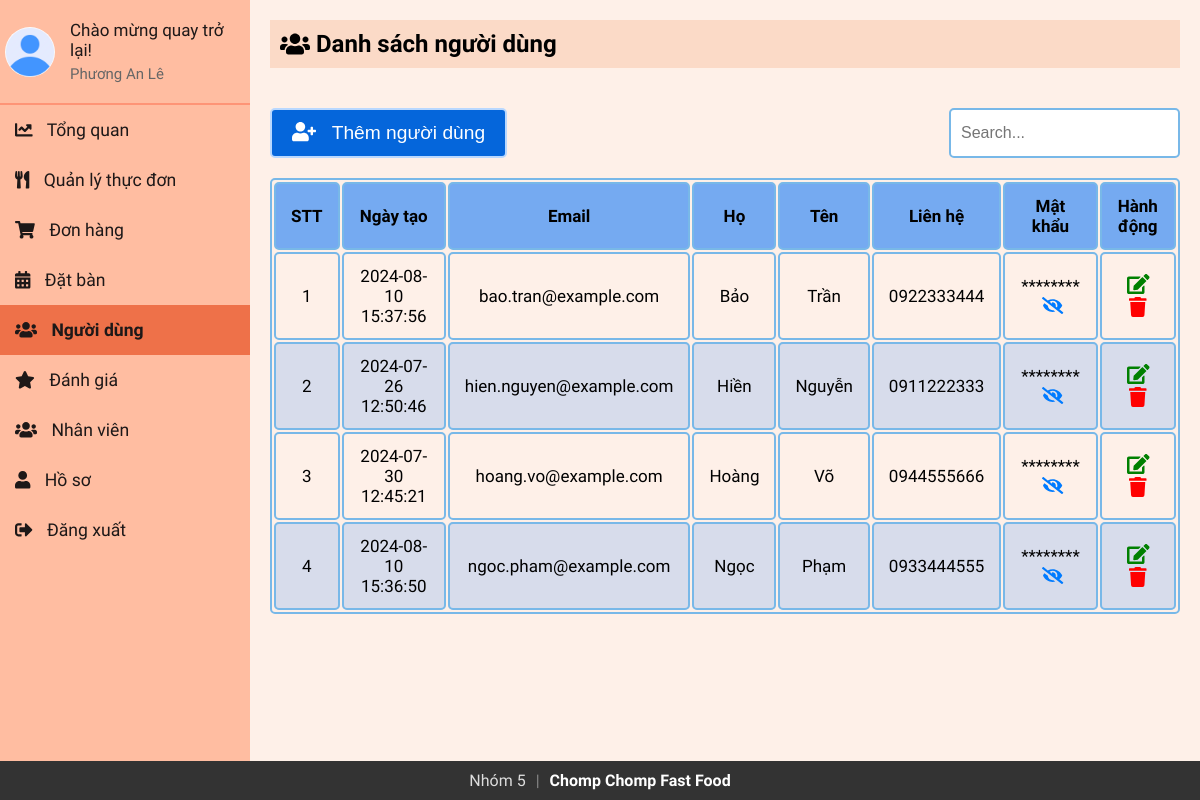
Page /Admin/users.php (signed in) on the committed database.
### tables this page shows
CREATE TABLE `staff` (
  `id` int(11) NOT NULL,
  `firstName` varchar(50) NOT NULL,
  `lastName` varchar(50) NOT NULL,
  `email` varchar(100) NOT NULL,
  `contact` varchar(15) DEFAULT NULL,
  `role` enum('superadmin','admin','delivery boy','waiter') NOT NULL,
  `password` varchar(255) NOT NULL,
  `createdAt` timestamp NOT NULL DEFAULT current_timestamp(),
  `updatedAt` timestamp NOT NULL DEFAULT current_timestamp() ON UPDATE current_timestamp(),
  `profile_image` varchar(255) NOT NULL DEFAULT 'default.jpg'
);

CREATE TABLE `users` (
  `email` varchar(255) NOT NULL,
  `firstName` varchar(255) NOT NULL,
  `lastName` varchar(255) NOT NULL,
  `contact` varchar(10) NOT NULL,
  `password` varchar(20) NOT NULL,
  `dateCreated` timestamp NOT NULL DEFAULT current_timestamp(),
  `profile_image` varchar(255) NOT NULL DEFAULT 'default.jpg'
);

### Admin/sidebar.php (called while the page is built, shortened)
<?php
include 'db_connection.php';
$admin_email = isset($_SESSION['email']) ? $_SESSION['email'] : '';
function getAdminInfo($email)
{
  global $conn;
  $stmt = $conn->prepare("SELECT firstName, lastName, email, profile_image FROM staff WHERE email = ?");
  $stmt->bind_param("s", $email);
  $stmt->execute();
  $stmt->bind_result($firstName, $lastName, $email,  $profile_image);
  return [
    'firstName' => $firstName ?: '',
    'lastName' => $lastName ?: '',
    'email' => $email ?: '',
    'profile_image' => $profile_image ?: 'default.jpg'
  ];
}
$admin_info = getAdminInfo($admin_email);
?>

### Admin/users.php (the view, shortened to what this page needs)
<?php
include 'db_connection.php';
$search = '';
?>
<?php
include 'sidebar.php';
?>
<!DOCTYPE html>
<html lang="en">
<head>
  <link rel="stylesheet" href="https://cdnjs.cloudflare.com/ajax/libs/font-awesome/5.15.3/css/all.min.css">
  <link rel="stylesheet" href="admin_user.css">
  <link rel="stylesheet" href="sidebar.css">
</head>
<body>
  <div class="sidebar">
    <div class="profile-section">
      <img src="../uploads/<?php echo htmlspecialchars($admin_info['profile_image']); ?>" alt="Profile Picture">
      <div class="info">
        <h3>Chào mừng quay trở lại!</h3>
        <p><?php echo htmlspecialchars($admin_info['firstName']) . ' ' . htmlspecialchars($admin_info['lastName']); ?></p>
      </div>
    </div>
    <ul>
      <li><a href="index.php"><i class="fas fa-chart-line" style="margin-right: 10px;"></i> Tổng quan</a></li>
      <li><a href="admin_menu.php" ><i class="fas fa-utensils" style="margin-right: 10px;"></i> Quản lý thực đơn</a></li>
      <li><a href="admin_orders.php"><i class="fas fa-shopping-cart" style="margin-right: 10px;"></i> Đơn hàng</a></li>
      <li><a href="reservations.php"><i class="fas fa-calendar-alt" style="margin-right: 10px;"></i> Đặt bàn</a></li>
      <li><a href="users.php" class="active"><i class="fas fa-users" style="margin-right: 10px;"></i> Người dùng</a></li>
      <li><a href="reviews.php"><i class="fas fa-star" style="margin-right: 10px;"></i> Đánh giá</a></li>
      <li><a href="staffs.php" ><i class="fas fa-users" style="margin-right: 10px;"></i> Nhân viên</a></li>
      <li><a href="profile.php"><i class="fas fa-user" style="margin-right: 10px;"></i> Hồ sơ</a></li>
      <li style="margin-right: 10px;"><a href="logout.php"><i class="fas fa-sign-out-alt" style="margin-right: 10px;"></i> Đăng xuất</a></li>
    </ul>
  </div>
  <div class="content">
    <div class="header">
      <h2><i class="fas fa-users"></i>&nbsp;Danh sách người dùng</h2>
    </div>
    <div class="actions">
      <button onclick="openaddUserModal()"><i class="fas fa-user-plus"></i> &nbsp; Thêm người dùng</button>
      <form method="POST" id="searchForm" class="search-bar">
        <input type="text" name="search" placeholder="Search..." value="<?php echo htmlspecialchars($search); ?>">
      </form>
    </div>
    <table id="userTable">
      <thead>
        <tr>
          <th>STT</th>
          <th>Ngày tạo</th>
          <th>Email</th>
          <th>Họ</th>
          <th>Tên</th>
          <th>Liên hệ</th>
          <th>Mật khẩu</th>
          <th>Hành động</th>
        </tr>
      </thead>
      <tbody>
        <?php
        $sql = "SELECT * FROM users";
        $result = $conn->query($sql);
        if ($result->num_rows > 0) {
          $counter = 1;
          while ($row = $result->fetch_assoc()) {
            $passwordMasked = str_repeat('*', strlen($row['password']));
            echo "<tr>
                      <td>{$counter}</td>
                      <td>{$row['dateCreated']}</td>
                      <td>{$row['email']}</td>
                      <td>{$row['firstName']}</td>
                      <td>{$row['lastName']}</td>
                      <td>{$row['contact']}</td>
                      <td>
                          <span class='password-masked'>{$passwordMasked}</span>
                          <span class='password-visible' style='display: none;'>{$row['password']}</span>
                          <i class='fas fa-eye-slash toggle-password' onclick='togglePassword(this)'></i>
                      </td>
                      <td>
                          <button id='editbtn' onclick='openEditUserModal(this)' data-email='{$row['email']}' data-firstname='{$row['firstName']}' data-lastname='{$row['lastName']}' data-contact='{$row['contact']}' data-password='{$row['password']}'><i class='fas fa-edit'></i></button>
                          <button id='deletebtn' onclick=\"deleteItem('{$row['email']}')\"><i class='fas fa-trash'></i></button>
                      </td>
                  </tr>";
            $counter++;
          }
        } else {
          echo "<tr><td colspan='8' style='text-align: center;'>Không tìm thấy người dùng nào.</td></tr>";
        }
        ?>
      </tbody>
    </table>
  </div>
</body>
</html>

### Admin/admin_user.css (style rules this page uses)
* { margin: 0; padding: 0; }
body { background: #fef0e8; font-family: "Baloo 2", cursive; margin: 0; }
.content { margin-bottom: 40px; }
.actions { display: flex; justify-content: space-between; align-items: center; margin-top: 40px; margin-bottom: 20px; }
#userTable td { position: relative; }
#userTable .fa-eye, #userTable .fa-eye-slash { cursor: pointer; margin-left: 5px; color: #007bff; }
.search-bar input { padding: 14px 10px; font-size: 16px; border-radius: 5px; border: 2px solid #78b8e8; cursor: pointer; outline: none; }
.header { padding: 10px; background-color: #fbdac7; margin-bottom: 20px; display: flex; align-items: center; }
table { width: 100%; border: 2px solid #78b8e8; font-size: 17px; text-align: center; cursor: pointer; border-radius: 5px; }
table th, table td { padding: 12px 15px; border: 2px solid #78b8e8; border-radius: 5px; }
table th { background-color: rgba(60, 142, 245, 0.7); }
table tr:nth-of-type(even) { background-color: rgba(60, 142, 245, 0.2); }
button { background-color: #0566db; color: white; border: 2px solid #b9d8ff; padding: 12px 20px; cursor: pointer; border-radius: 5px; transition: all 0.3s ease; font-size: 1.2rem; }
#editbtn, #deletebtn { font-size: 20px; background: none; border: none; padding: 0 0 0 0; outline: none; cursor: pointer; padding: 0 5px 0 5px; }
#editbtn { color: green; }
#deletebtn { color: red; }
.sidebar ul li a.active { font-weight: bold; }

### Admin/sidebar.css (style rules this page uses)
* { margin: 0; padding: 0; box-sizing: border-box; }
body { background: #fef0e8; font-family: "Baloo 2", cursive; display: flex; flex-direction: row; margin: 0; }
.sidebar { width: 250px; background-color: #ffbda1; color: #1d1818; overflow: auto; position: relative; min-height: 100vh; font-size: 1.1rem }
.sidebar ul li a { display: block; padding: 15px; text-decoration: none; color: #1d1818; transition: background-color 0.3s; }
.sidebar ul li a.active { background-color:#ee7149; font-weight: bold; }
.sidebar ul { list-style-type: none; padding: 0; }
.content { flex: 1; padding: 20px; }
.header { padding: 10px; background-color: #fbdac7; margin-bottom: 20px; display: flex; align-items: center; }
.header h2 { display: flex; align-items: center; }
.profile-section { padding: 20px 5px 20px 5px; display: flex; align-items: center; border-bottom: 2px solid rgba(253, 108, 77, 0.5); }
.profile-section img { width: 50px; height: 50px; border-radius: 50%; margin-right: 15px; }
.profile-section .info { flex-grow: 1; }
.profile-section .info h3 { margin: 0; font-size: 17px; font-weight: 500; }
.profile-section .info p { margin: 5px 0 0; font-size: 15px; color: #666; }
.sidebar ul li a.active { font-weight: bold; }

### Admin/users.php (style rules this page uses)
body { font-family: 'Baloo 2', cursive !important; }
.sidebar ul li a.active { font-weight: bold; }

### rows in the picture
staff: profile_image (placeholder picture), firstName "Phương An", lastName "Lê"
users: dateCreated "2024-08-10 15:37:56", email "bao.tran@example.com", firstName "Bảo", lastName "Trần", contact "0922333444", password "********"
users: dateCreated "2024-07-26 12:50:46", email "hien.nguyen@example.com", firstName "Hiền", lastName "Nguyễn", contact "0911222333", password "********"
users: dateCreated "2024-07-30 12:45:21", email "hoang.vo@example.com", firstName "Hoàng", lastName "Võ", contact "0944555666", password "********"
users: dateCreated "2024-08-10 15:36:50", email "ngoc.pham@example.com", firstName "Ngọc", lastName "Phạm", contact "0933444555", password "********"
